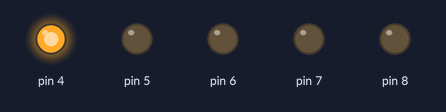
Recording of a sketch running on a simulated Arduino Uno, built with avr-gcc and run on an emulated ATmega328P. On the bench: output pins drawn as LEDs (lit = HIGH).

Above: at 0.2 s.
At 1.2 s:
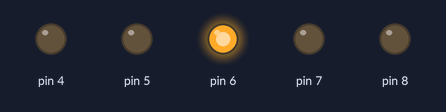
At 1.7 s:
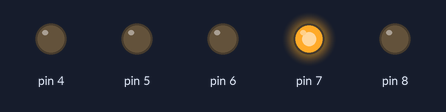
At 2.2 s:
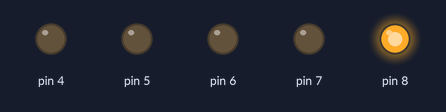
At 4.7 s:
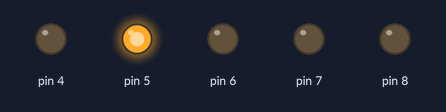
Timing chart, 0 to 5.2 s (numbered marks = the images above):
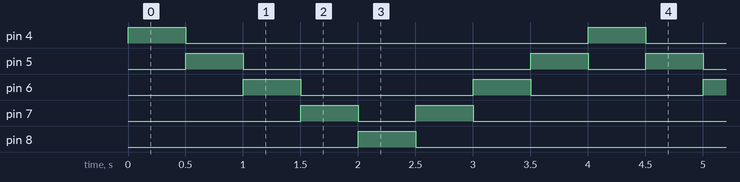

The sketch:

karasimsek.ino
```cpp
int sure = 500;
void setup()
{
  for(int i=4;i<=8;i++)
  {
    pinMode(i , OUTPUT);
  }

}

void loop()
{

  for(int i=4;i<=8;i++)
  {
    digitalWrite(i, HIGH);
    delay(sure);
    digitalWrite(i, LOW);
  }


   for(int i=7;i>=5;i--)
  {
    digitalWrite(i, HIGH);
    delay(sure);
    digitalWrite(i, LOW);
  }
}


 
```

Measured:
- by itself, pin 4, pin 8: alternates HIGH for 0.50 s and LOW for 3.5 s
- by itself, pin 5: repeats every 4.0 s: LOW 2.5 s, HIGH 0.50 s, LOW 0.50 s, HIGH 0.50 s
- by itself, pin 6: alternates HIGH for 0.50 s and LOW for 1.5 s
- by itself, pin 7: repeats every 4.0 s: LOW 0.50 s, HIGH 0.50 s, LOW 2.5 s, HIGH 0.50 s
